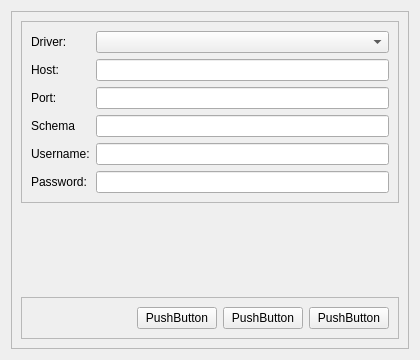
<?xml version="1.0" encoding="UTF-8"?>
<ui version="4.0">
 <class>Form</class>
 <widget class="QWidget" name="Form">
  <property name="geometry">
   <rect>
    <x>0</x>
    <y>0</y>
    <width>420</width>
    <height>360</height>
   </rect>
  </property>
  <property name="windowTitle">
   <string>Form</string>
  </property>
  <layout class="QVBoxLayout" name="verticalLayout_2">
   <item>
    <widget class="QFrame" name="frame">
     <property name="frameShape">
      <enum>QFrame::StyledPanel</enum>
     </property>
     <property name="frameShadow">
      <enum>QFrame::Raised</enum>
     </property>
     <layout class="QVBoxLayout" name="verticalLayout">
      <item>
       <widget class="QFrame" name="frame_2">
        <property name="frameShape">
         <enum>QFrame::StyledPanel</enum>
        </property>
        <property name="frameShadow">
         <enum>QFrame::Raised</enum>
        </property>
        <layout class="QFormLayout" name="formLayout">
         <item row="0" column="0">
          <widget class="QLabel" name="label">
           <property name="text">
            <string>Driver:</string>
           </property>
          </widget>
         </item>
         <item row="1" column="0">
          <widget class="QLabel" name="label_2">
           <property name="text">
            <string>Host:</string>
           </property>
          </widget>
         </item>
         <item row="1" column="1">
          <widget class="QLineEdit" name="lineEdit_2"/>
         </item>
         <item row="2" column="0">
          <widget class="QLabel" name="label_3">
           <property name="text">
            <string>Port:</string>
           </property>
          </widget>
         </item>
         <item row="2" column="1">
          <widget class="QLineEdit" name="lineEdit_3"/>
         </item>
         <item row="3" column="0">
          <widget class="QLabel" name="label_4">
           <property name="text">
            <string>Schema</string>
           </property>
          </widget>
         </item>
         <item row="3" column="1">
          <widget class="QLineEdit" name="lineEdit_4"/>
         </item>
         <item row="4" column="0">
          <widget class="QLabel" name="label_5">
           <property name="text">
            <string>Username:</string>
           </property>
          </widget>
         </item>
         <item row="4" column="1">
          <widget class="QLineEdit" name="lineEdit_5"/>
         </item>
         <item row="5" column="0">
          <widget class="QLabel" name="label_6">
           <property name="text">
            <string>Password:</string>
           </property>
          </widget>
         </item>
         <item row="5" column="1">
          <widget class="QLineEdit" name="lineEdit_6"/>
         </item>
         <item row="0" column="1">
          <widget class="QComboBox" name="comboBox"/>
         </item>
        </layout>
       </widget>
      </item>
      <item>
       <spacer name="verticalSpacer">
        <property name="orientation">
         <enum>Qt::Vertical</enum>
        </property>
        <property name="sizeHint" stdset="0">
         <size>
          <width>20</width>
          <height>40</height>
         </size>
        </property>
       </spacer>
      </item>
      <item>
       <widget class="QFrame" name="frame_3">
        <property name="frameShape">
         <enum>QFrame::StyledPanel</enum>
        </property>
        <property name="frameShadow">
         <enum>QFrame::Raised</enum>
        </property>
        <layout class="QHBoxLayout" name="horizontalLayout">
         <item>
          <spacer name="horizontalSpacer">
           <property name="orientation">
            <enum>Qt::Horizontal</enum>
           </property>
           <property name="sizeHint" stdset="0">
            <size>
             <width>116</width>
             <height>20</height>
            </size>
           </property>
          </spacer>
         </item>
         <item>
          <widget class="QPushButton" name="pushButton">
           <property name="text">
            <string>PushButton</string>
           </property>
          </widget>
         </item>
         <item>
          <widget class="QPushButton" name="pushButton_2">
           <property name="text">
            <string>PushButton</string>
           </property>
          </widget>
         </item>
         <item>
          <widget class="QPushButton" name="pushButton_3">
           <property name="text">
            <string>PushButton</string>
           </property>
          </widget>
         </item>
        </layout>
       </widget>
      </item>
     </layout>
    </widget>
   </item>
  </layout>
 </widget>
 <resources/>
 <connections/>
</ui>
